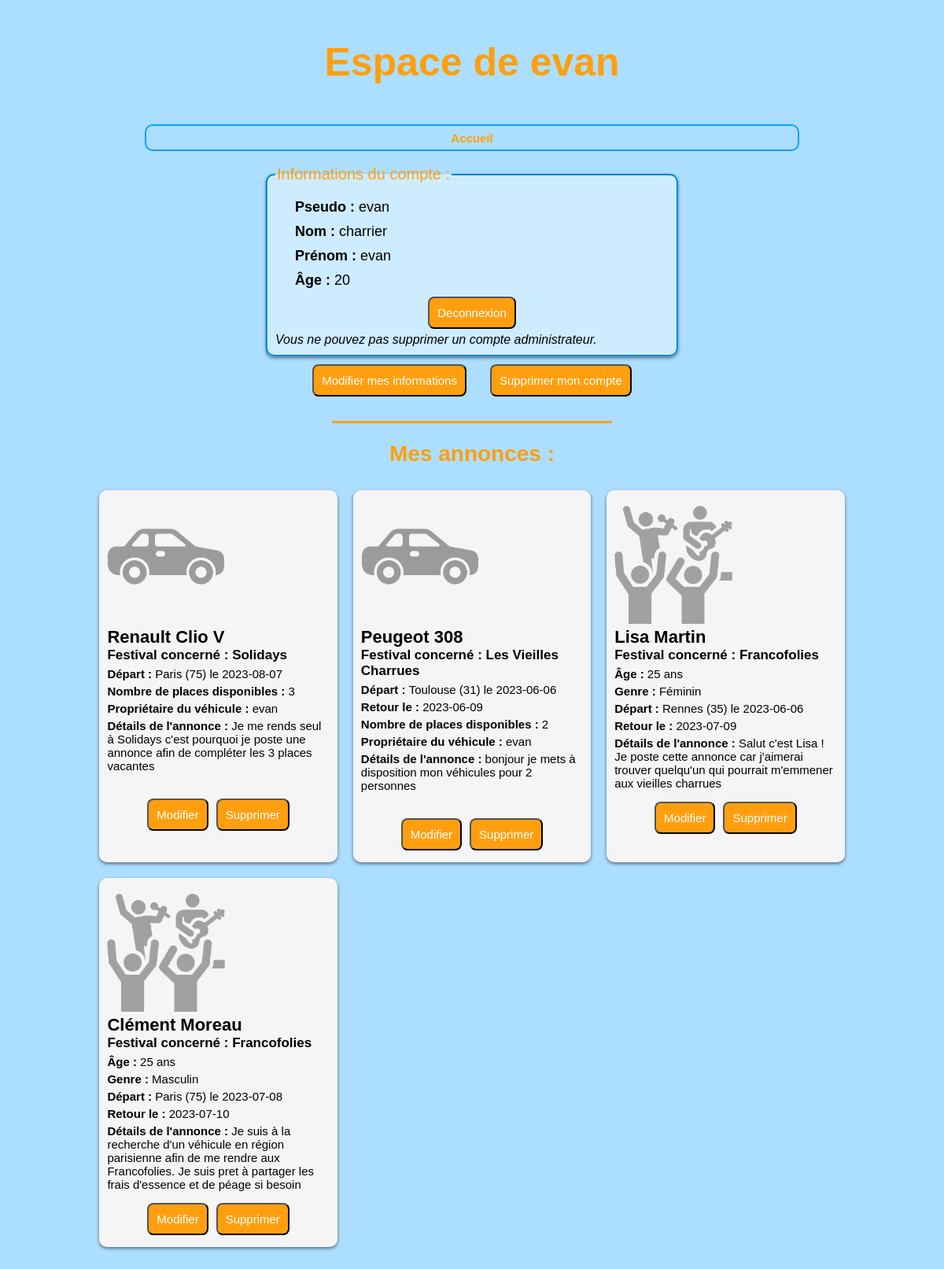
The app's page /Membre.php?erreur=2 (signed in) with its own data.
### tables this page shows
CREATE TABLE `vehicule` (
  `id` int(11) NOT NULL,
  `type` varchar(30) NOT NULL,
  `places` int(11) NOT NULL,
  `ville` varchar(25) NOT NULL,
  `festival` varchar(35) NOT NULL,
  `dateAller` date NOT NULL,
  `dateRetour` date DEFAULT NULL,
  `description` text DEFAULT NULL,
  `proprietaire` varchar(25) NOT NULL
);

CREATE TABLE `festivalier` (
  `id` int(11) NOT NULL,
  `nom` varchar(25) NOT NULL,
  `prenom` varchar(25) NOT NULL,
  `age` int(11) NOT NULL,
  `genre` varchar(10) NOT NULL,
  `festival` varchar(35) NOT NULL,
  `ville` varchar(30) NOT NULL,
  `dateAller` date NOT NULL,
  `dateRetour` date DEFAULT NULL,
  `description` text NOT NULL,
  `createur` varchar(25) NOT NULL
);

### DAO/VehiculeDAO.php (called while the page is built, shortened)
<?php
class VehiculeDAO extends DAO {
    public static function listeAllFromUser($pseudo) {
        $connexion = self::connectStatic();
        $pdostat = $connexion->prepare("SELECT * FROM vehicule WHERE proprietaire = :user ORDER BY id ASC");
        $pdostat->bindValue(':user', $pseudo);
        $pdostat->execute();
        return $pdostat->fetchAll(\PDO::FETCH_ASSOC);
    }
}
?>

### DAO/FestivalierDAO.php (called while the page is built, shortened)
<?php
class FestivalierDAO extends DAO
{
    public static function listeAllFromUser($pseudo){
        $connexion = self::connectStatic();
        $pdostat = $connexion->prepare("SELECT * FROM festivalier WHERE createur = :user ORDER BY id ASC");
        $pdostat->bindValue(':user', $pseudo);
        $pdostat->execute();
        return $pdostat->fetchAll(\PDO::FETCH_ASSOC);
    }
}

### membre.php (the view, shortened to what this page needs)
<?php
require_once 'DAO/VehiculeDAO.php';
require_once 'DAO/UserDAO.php';
require_once 'DAO/FestivalierDAO.php';
?>
<!DOCTYPE html>
<html lang="fr">
<head>
	<link href="Style.php" rel="stylesheet" media="all" type="text/css">
</head>
<body>
	<h1>Espace de <?php echo htmlentities(trim($_SESSION['pseudo'])); ?></h1>
	<div class="menu">
		<a href="Home.php">
			<h4>Accueil</h4>
		</a>
	</div>
	<br>
	<fieldset>
		<legend>Informations du compte :</legend>
		<p class="infos"><b>Pseudo : </b><?php echo htmlentities(trim($_SESSION['pseudo'])); ?> </p>
		<p class="infos"><b>Nom : </b><?php echo htmlentities(trim($_SESSION['nom'])); ?> </p>
		<p class="infos"><b>Prénom : </b><?php echo htmlentities(trim($_SESSION['prenom'])); ?> </p>
		<p class="infos"><b>Âge : </b><?php echo htmlentities(trim($_SESSION['age'])); ?> </p>
		<a href="Deconnexion.php"><input class="envoi" type="submit" value="Deconnexion"></a>
		<?php
		if (isset($_GET['erreur'])) {
			if ($_GET['erreur'] == 1) {
				echo '<i>Votre compte n\'existe pas donc vous ne pouvez pas le supprimer.</i>';
			} else if ($_GET['erreur'] == 2) {
				echo '<i>Vous ne pouvez pas supprimer un compte administrateur.</i>';
			} else if ($_GET['erreur'] == 3) {
				echo '<i>La suppression a échoué pour une raison inconnue.</i>';
			} else if ($_GET['erreur'] == 4) {
				echo '<i>Cette annonce n\'existe pas donc vous ne pouvez pas le supprimer.</i>';
			} else if ($_GET['erreur'] == 5) {
				echo '<i>La suppression a échoué pour une raison inconnue.</i>';
			}
		}
		?>
	</fieldset>
	<div id="boutonsMembre">
		<a href="ModificationUser.php"><input class="envoi" type="submit" value="Modifier mes informations"></a>
		<a href="ValidationSuppressionUser.php"><input class="envoi" type="submit" name="supprimer" value="Supprimer mon compte"></a>
	</div>
	<br>
	<hr>
	<h2>Mes annonces :</h2>
	<div class="grid-container">
		<?php
		$vehicules = VehiculeDAO::listeAllFromUser($_SESSION['pseudo']);
		foreach ($vehicules as $vehicule) {
			echo "<div class='card'>";
			echo "<div class='card-info'>";
			echo "<img src='Images/Voiture.png' alt='icone voiture'>";
			echo "<h3>" . $vehicule['type'] . "</h3>";
			echo "<h4>Festival concerné : " . $vehicule['festival'] . "</h4>";
			echo "<p><b>Départ : </b>" . $vehicule['ville'] . " le " . $vehicule['dateAller'] . "</p>";
			if ($vehicule['dateRetour'] != "0000-00-00") {
				echo "<p><b>Retour le : </b>" . $vehicule['dateRetour'] . "</p>";
			}
			echo "<p><b>Nombre de places disponibles : </b>" . $vehicule['places'] . "</p>";
			echo "<p><b>Propriétaire du véhicule : </b>" . $vehicule['proprietaire'] . "</p>";
			echo "<p><b>Détails de l'annonce : </b>" . $vehicule['description'] . "</p><br>";
			echo "<div class='boutonsannonce'>";
			echo "<a href='ModificationVehicule.php?id=".$vehicule['id']."'><input class='envoi' type='submit' value='Modifier'></a>";
			echo "<a href='ValidationSuppressionVehicule.php?id=".$vehicule['id']."&membre=oui'><input class='envoi' type='submit' value='Supprimer'></a>";
			echo "</div>";
			echo "</div>";
			echo "</div>";
		}
		$festivaliers = FestivalierDAO::listeAllFromUser($_SESSION['pseudo']);
        foreach ($festivaliers as $festivalier) {
            echo "<div class='card'>";
            echo "<div class='card-info'>";
            echo "<img src='Images/Festivaliers.png' alt='icone festivalier'>";
            echo "<h3>". $festivalier['prenom'] ." ". $festivalier['nom'] . "</h3>";
            echo "<h4>Festival concerné : " . $festivalier['festival'] . "</h4>";
            echo "<p><b>Âge : </b>" .$festivalier['age']." ans</p>";
            echo "<p><b>Genre : </b>" .$festivalier['genre']."</p>";
            echo "<p><b>Départ : </b>" . $festivalier['ville'] . " le " . $festivalier['dateAller'] . "</p>";
            if ($festivalier['dateRetour'] != "0000-00-00") {
                echo "<p><b>Retour le : </b>" . $festivalier['dateRetour'] . "</p>";
            }
            echo "<p><b>Détails de l'annonce : </b>" . $festivalier['description'] . "</p>";
			echo "<div class='boutonsannonce'>";
			echo "<a href='ModificationFestivalier.php?id=".$festivalier['id']."'><input class='envoi' type='submit' value='Modifier'></a>";
			echo "<a href='ValidationSuppressionFestivalier.php?id=".$festivalier['id']."&membre=oui'><input class='envoi' type='submit' value='Supprimer'></a>";
			echo "</div>";
            echo "</div>";
            echo "</div>";
        }
		?>
	</div>
</body>
</html>

### records on screen
vehicule: type "Renault Clio V", festival "Solidays", ville "Paris (75)", dateAller "2023-08-07", places "3", proprietaire "evan", description "Je me rends seul à Solidays c'est pourquoi je poste une annonce afin de compléter les 3 places vacantes"
vehicule: type "Peugeot 308", festival "Les Vieilles Charrues", ville "Toulouse (31)", dateAller "2023-06-06", dateRetour "2023-06-09", places "2", proprietaire "evan", description "bonjour je mets à disposition mon véhicules pour 2 personnes"
festivalier: prenom "Lisa", nom "Martin", festival "Francofolies", age "25", genre "Féminin", ville "Rennes (35)", dateAller "2023-06-06", dateRetour "2023-07-09", description "Salut c'est Lisa ! Je poste cette annonce car j'aimerai trouver quelqu'un qui pourrait m'emmener aux vieilles charrues"
festivalier: prenom "Clément", nom "Moreau", festival "Francofolies", age "25", genre "Masculin", ville "Paris (75)", dateAller "2023-07-08", dateRetour "2023-07-10", description "Je suis à la recherche d'un véhicule en région parisienne afin de me rendre aux Francofolies. Je suis pret à partager les frais d'essence et de péage si besoin"

### other values on screen
$_SESSION['pseudo'] "evan"
$_SESSION['nom'] "charrier"
$_SESSION['prenom'] "evan"
$_SESSION['age'] "20"
